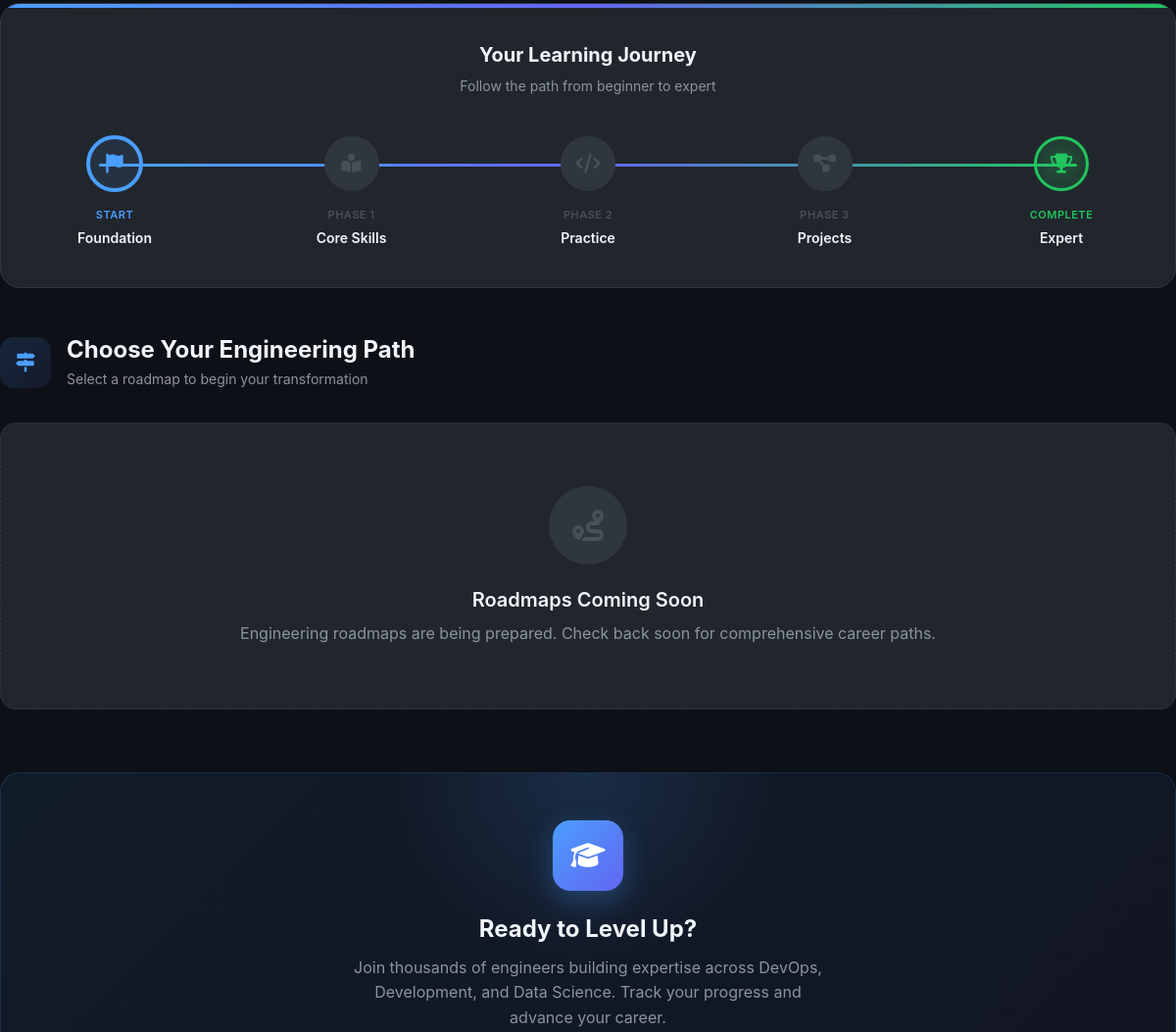
The app's page /roadmap/ (middle part), older data.
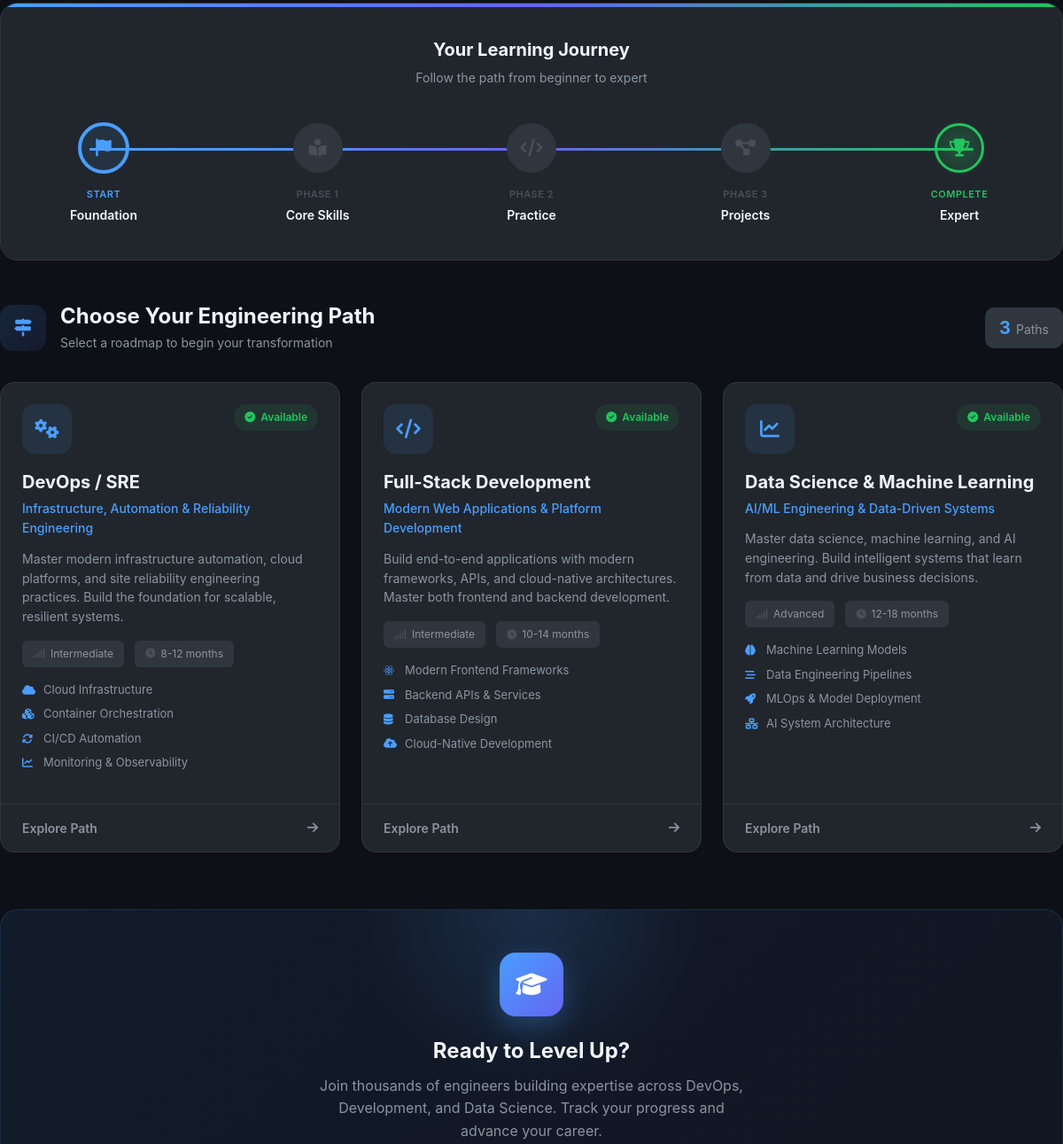
The same page, newer data.
### roadmap/models.py (models this page shows, shortened)
class RoadmapPath(models.Model):
    DIFFICULTY_CHOICES = [
        ('beginner', 'Beginner'),
        ('intermediate', 'Intermediate'),
        ('advanced', 'Advanced'),
    ]
    name = models.CharField(max_length=100, unique=True)
    slug = models.SlugField(max_length=100, unique=True, blank=True)
    subtitle = models.CharField(max_length=200)
    description = models.TextField()
    icon_class = models.CharField(max_length=50, default='fas fa-route')
    difficulty = models.CharField(max_length=20, choices=DIFFICULTY_CHOICES, default='intermediate')
    estimated_duration = models.CharField(max_length=50)  # e.g., "12-18 months"
    order = models.PositiveIntegerField(default=0)
    is_active = models.BooleanField(default=True)
    created_at = models.DateTimeField(auto_now_add=True)
    updated_at = models.DateTimeField(auto_now=True)
    class Meta:
        ordering = ['order', 'name']
        verbose_name = 'Roadmap Path'
        verbose_name_plural = 'Roadmap Paths'

class RoadmapHighlight(models.Model):
    roadmap_path = models.ForeignKey(RoadmapPath, on_delete=models.CASCADE, related_name='highlights')
    title = models.CharField(max_length=100)
    icon_class = models.CharField(max_length=50, default='fas fa-check')
    order = models.PositiveIntegerField(default=0)
    created_at = models.DateTimeField(auto_now_add=True)
    class Meta:
        ordering = ['roadmap_path', 'order']
        unique_together = ['roadmap_path', 'order']
        verbose_name = 'Roadmap Highlight'
        verbose_name_plural = 'Roadmap Highlights'

### roadmap/views.py (the view, shortened to what this page needs)
# urls.py: 2. Add a URL to urlpatterns:  path('', views.home, name='home')
@never_cache
@vary_on_headers('User-Agent')
def home(request):
    roadmap_paths = RoadmapPath.objects.filter(is_active=True).order_by('order').prefetch_related('highlights')
    user_progress = {}
    context = {
        'roadmap_paths': roadmap_paths,
        'user_progress': user_progress,
        'page_type': 'roadmap_home',  # For state isolation
    }
    return render(request, 'roadmap/home.html', context)

### accounts/context_processors.py (called while the page is built)
def access_control_context(request):
    try:
        if hasattr(request, 'user') and request.user and request.user.is_authenticated:
            return {
                'access_context': get_user_access_context(request.user)
            }
    except Exception as e:
        import logging
        logger = logging.getLogger(__name__)
        logger.error(f"Error in access_control_context: {e}")
    return {
        'access_context': {
            'has_content_access': False,
            'is_superuser': False,
            'access_status': None,
            'can_request_access': False,
            'access_status_display': 'Unknown'
        }
    }

### roadmap/templates/roadmap/home.html (shortened to what the changed rows need)
{% extends 'base.html' %}
{% load static %}
{% load roadmap_extras %}
{% block content %}
<div class="roadmap-page">
  <div class="container roadmap-content">
    <div class="paths-section" id="roadmap-cards">
      <div class="section-header">
        <div class="section-title-group">
          <div>
            <h2>Choose Your Engineering Path</h2>
          </div>
        </div>
        {% if roadmap_paths %}
        <div class="paths-count">
          <span class="count-number">{{ roadmap_paths|length }}</span>
          <span class="count-label">Path{{ roadmap_paths|length|pluralize }}</span>
        </div>
        {% endif %}
      </div>
      {% if roadmap_paths %}
      <div class="paths-grid">
        {% for path in roadmap_paths %}
        <a href="{% url 'roadmap:path_detail' path.slug %}" class="path-card" data-path-slug="{{ path.slug }}">
          <div class="path-card-header">
            <div class="path-icon-wrap">
              <i class="{{ path.icon_class }}"></i>
            </div>
            <div class="path-badge">
              <i class="fas fa-check-circle"></i>
              Available
            </div>
          </div>
          <div class="path-card-body">
            <h3>{{ path.name }}</h3>
            <p class="path-subtitle">{{ path.subtitle }}</p>
            <p class="path-desc">{{ path.description }}</p>
            <div class="path-meta-row">
              <div class="meta-chip">
                <i class="fas fa-signal"></i>
                {{ path.get_difficulty_display }}
              </div>
              <div class="meta-chip">
                <i class="fas fa-clock"></i>
                {{ path.estimated_duration }}
              </div>
            </div>
            {% if path.highlights.all %}
            <div class="path-highlights-list">
              {% for highlight in path.highlights.all|slice:":4" %}
              <div class="highlight-row">
                <i class="{{ highlight.icon_class }}"></i>
                <span>{{ highlight.title }}</span>
              </div>
              {% endfor %}
            </div>
            {% endif %}
          </div>
          <div class="path-card-footer">
            <span class="explore-text">Explore Path</span>
            <i class="fas fa-arrow-right"></i>
          </div>
        </a>
        {% endfor %}
      </div>
      {% else %}
      <div class="empty-paths">
        <div class="empty-icon">
          <i class="fas fa-route"></i>
        </div>
        <h3>Roadmaps Coming Soon</h3>
        <p>Engineering roadmaps are being prepared. Check back soon for comprehensive career paths.</p>
      </div>
      {% endif %}
    </div>
  </div>
</div>
{% endblock %}

Row changes from the older to the newer data that the page shows:
added RoadmapPath: name "DevOps / SRE", subtitle "Infrastructure, Automation & Reliability Engineering", description "Master modern infrastructure automation, cloud platforms, and site reliability engineering practices. Build the foundation for scalable, resilient systems.", difficulty "Intermediate", estimated_duration "8-12 months"
added RoadmapHighlight: title "Cloud Infrastructure", shown under "DevOps / SRE"
added RoadmapHighlight: title "Container Orchestration", shown under "DevOps / SRE"
added RoadmapHighlight: title "CI/CD Automation", shown under "DevOps / SRE"
added RoadmapHighlight: title "Monitoring & Observability", shown under "DevOps / SRE"
added RoadmapPath: name "Full-Stack Development", subtitle "Modern Web Applications & Platform Development", description "Build end-to-end applications with modern frameworks, APIs, and cloud-native architectures. Master both frontend and backend development.", difficulty "Intermediate", estimated_duration "10-14 months"
added RoadmapHighlight: title "Modern Frontend Frameworks", shown under "Full-Stack Development"
added RoadmapHighlight: title "Backend APIs & Services", shown under "Full-Stack Development"
added RoadmapHighlight: title "Database Design", shown under "Full-Stack Development"
added RoadmapHighlight: title "Cloud-Native Development", shown under "Full-Stack Development"
added RoadmapPath: name "Data Science & Machine Learning", subtitle "AI/ML Engineering & Data-Driven Systems", description "Master data science, machine learning, and AI engineering. Build intelligent systems that learn from data and drive business decisions.", difficulty "Advanced", estimated_duration "12-18 months"
added RoadmapHighlight: title "Machine Learning Models", shown under "Data Science & Machine Learning"
added RoadmapHighlight: title "Data Engineering Pipelines", shown under "Data Science & Machine Learning"
added RoadmapHighlight: title "MLOps & Model Deployment", shown under "Data Science & Machine Learning"
added RoadmapHighlight: title "AI System Architecture", shown under "Data Science & Machine Learning"
Text that changed along with them:
{{ roadmap_paths|length }}: (not shown) → "3"
text no longer shown: "Roadmaps Coming Soon Engineering roadmaps are being prepared. Check back soon for comprehensive career paths."
text now shown: "Path"
